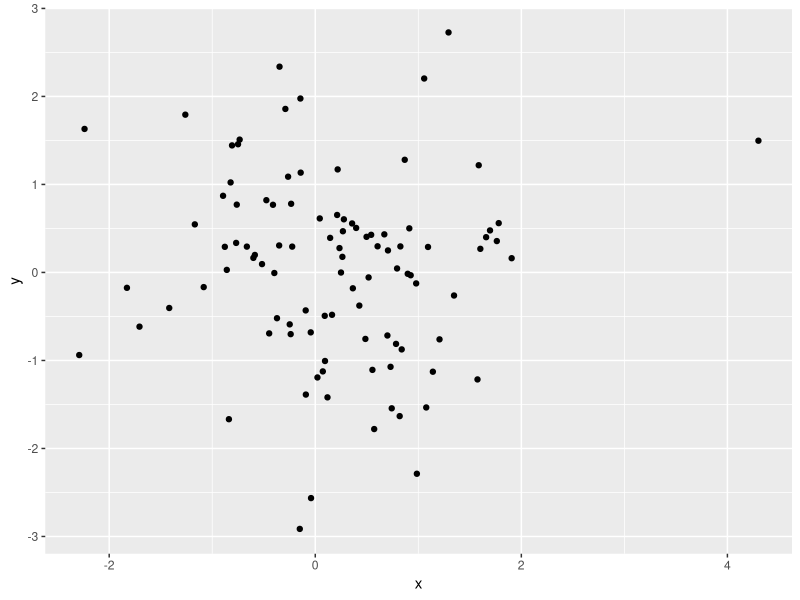

This chart was generated by the following R code:
x <- rnorm(100)
mean(x)

library(ggplot2)

df <- data.frame(
  x = rnorm(100),
  y = rnorm(100)
)

ggplot(df, aes(x, y)) +
  geom_point()
